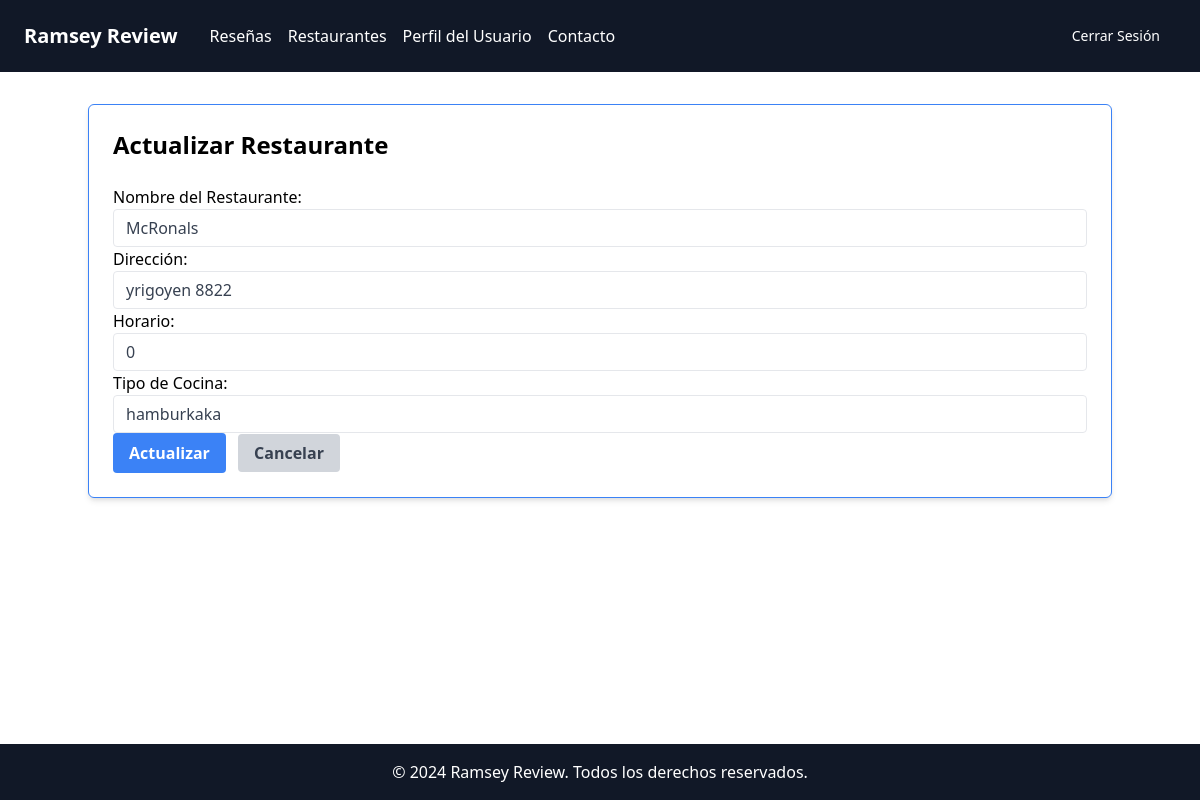
Before: /restaurantes/update/1/ (signed in) with the older database file.
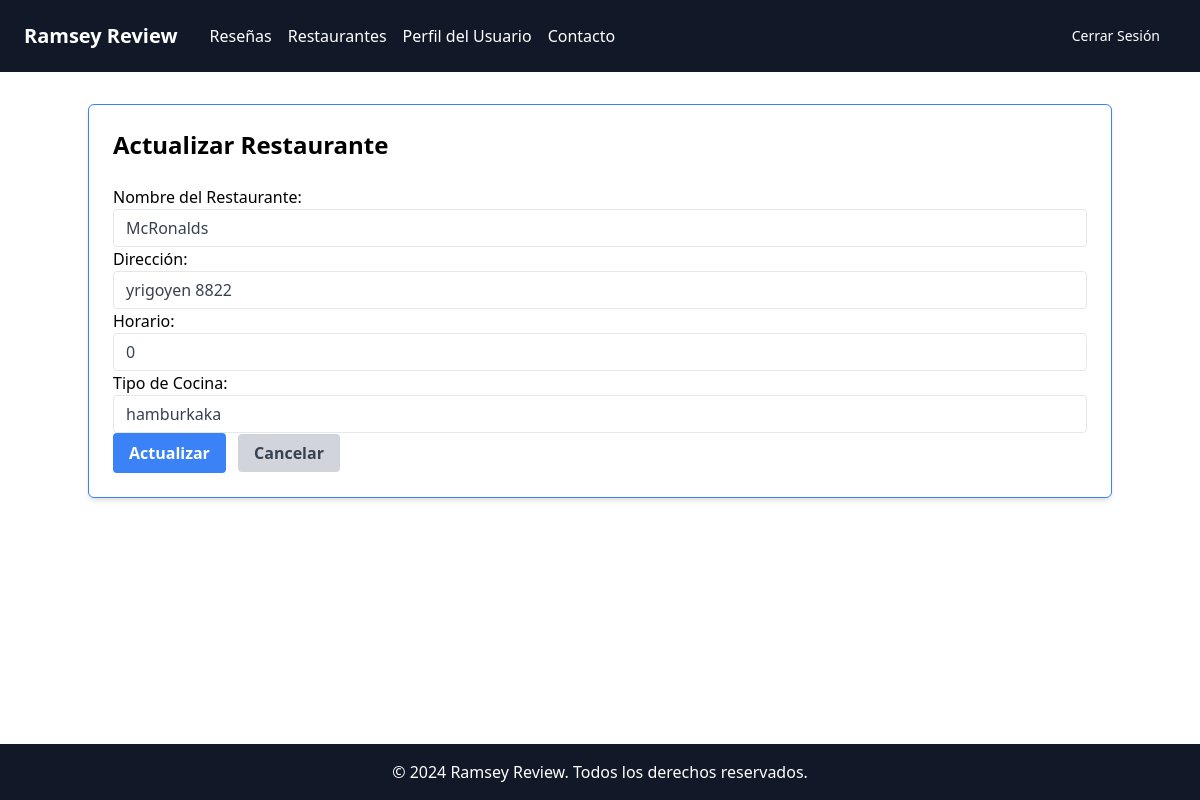
After: the same page with the newer database file.
### apps/Restaurantes/models.py (models this page shows, shortened)
class Restaurante(models.Model):
    nombre = models.CharField(max_length=100)
    direccion = models.CharField(max_length=100)
    horario = models.CharField(max_length=100)
    tipo = models.CharField(max_length=50)

### apps/Restaurantes/views.py (the view, shortened to what this page needs)
# urls.py: path('update/<int:pk>/', UpdateRestaurante.as_view(), name='update_restaurante'),
class UpdateRestaurante(RestaurantesRequiredMixin, UpdateView):
    model = Restaurante
    form_class = RestauranteForm
    template_name = 'update_restaurante.html'
    context_object_name = 'restaurante'
    success_url = reverse_lazy('list_restaurante')

### apps/Restaurantes/forms.py
class RestauranteForm(forms.ModelForm):
    class Meta:
        model = Restaurante
        fields = '__all__'
        widgets = {
            'nombre': forms.TextInput(attrs={'class': 'appearance-none border rounded w-full py-2 px-3 text-gray-700 leading-tight focus:outline-none focus:shadow-outline'}),
            'direccion': forms.TextInput(attrs={'class': 'appearance-none border rounded w-full py-2 px-3 text-gray-700 leading-tight focus:outline-none focus:shadow-outline'}),
            'tipo': forms.TextInput(attrs={'class': 'appearance-none border rounded w-full py-2 px-3 text-gray-700 leading-tight focus:outline-none focus:shadow-outline'}),
            'horario': forms.TextInput(attrs={'class': 'appearance-none border rounded w-full py-2 px-3 text-gray-700 leading-tight focus:outline-none focus:shadow-outline'}),
        }
        labels = {
            'nombre': 'Nombre del Restaurante',
            'direccion': 'Dirección',
            'horario': 'Horario',
            'tipo': 'Tipo de Cocina',
        }

### apps/Restaurantes/templates/update_restaurante.html (shortened to what this page needs)
{% extends 'base.html' %}
{% block content %}
<div class="container mx-auto mt-8">
    <div class="bg-white shadow-md rounded-md overflow-hidden border border-blue-500 p-6">
        <h2 class="text-2xl font-bold mb-6">Actualizar Restaurante</h2>
        <form method="post">
            {{ form.as_p }}
            <button type="submit" class="bg-blue-500 hover:bg-blue-700 text-white font-bold py-2 px-4 rounded">
                Actualizar
            </button>
            <a href="{% url 'list_restaurante' %}" class="bg-gray-300 hover:bg-gray-400 text-gray-700 font-bold py-2 px-4 rounded ml-2">
                Cancelar
            </a>
        </form>
    </div>
</div>
{% endblock %}

Changed rows visible on the page:
changed Restaurante "yrigoyen 8822": nombre "McRonals" → "McRonalds"
